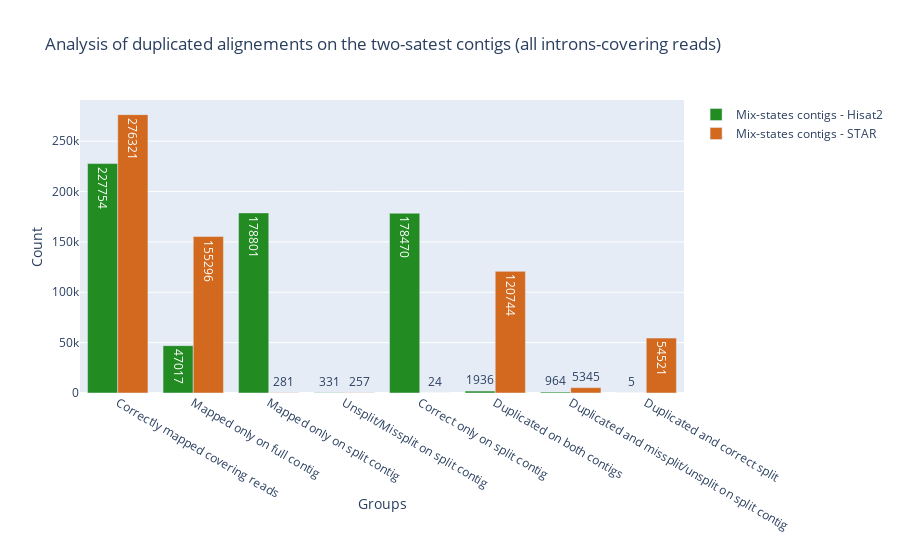

The cell this chart's notebook holds for it:
### Markdown cell above
<a id='fig_6'></a>
**Fig 6** *Counting table and barplots of aligners' duplication capacity of covering reads in mix-states reference.*

### Code cell
def plot_reads_duplication(*args,**kwargs) :
    series=[]
    fig = go.Figure()
    for name,val in args :
        s = pd.Series(name=name)
        mer_val = val.merge(library,left_on='read',right_index=True,suffixes=("","_lib")).loc[lambda df : (df.contig.str.rstrip('.ori') == df.contig_lib.str.rstrip('.ori'))]
        s['Correctly mapped covering reads'] = len(mer_val)
        no_dupl= mer_val.loc[mer_val['read'].duplicated(keep=False)==False,:]
        s['Mapped only on full contig'] =len(no_dupl.loc[lambda df : df.contig.str.endswith('.ori') == True])
        s['Mapped only on split contig'] =len(no_dupl.loc[lambda df : df.contig.str.endswith('.ori') == False])
        s['Unsplit/Missplit on split contig']=len(no_dupl.loc[lambda df : (df.contig.str.endswith('.ori') == False)&((df.split==False)|(df.missplit==True))])
        s['Correct only on split contig']=len(no_dupl.loc[lambda df : (df.contig.str.endswith('.ori') == False)&(df.split==True)&(df.missplit==False)])
        dupl = mer_val.loc[mer_val['read'].duplicated(keep=False)==True,:]
        s['Duplicated on both contigs']= len(dupl)
        s['Duplicated and missplit/unsplit on split contig']=len(dupl.loc[lambda df : (df.contig.str.endswith('.ori') == False)&((df.split==False)|(df.missplit==True))])
        s['Duplicated and correct split']=len(dupl.loc[lambda df : (df.contig.str.endswith('.ori') == False)&(df.split==True)&(df.missplit==False)])
        series.append(s)
        
        fig.add_trace(
            go.Bar(
                x=s.index,
                y=s.values,
                name = s.name,
                marker_color=colors[s.name],
                text=s.values,
                textposition='auto'    
            ))
    table = pd.concat(series,axis=1,sort=False)
    display(table)
    
    fig.update_layout(
        title='Analysis of duplicated alignements on the two-satest contigs (all introns-covering reads)',
        xaxis=dict(title='Groups'),
        yaxis=dict(title='Count')
        )
    
    fig.show()

plot_reads_duplication(*zip([names[1],names[3]],[
                    mapping_hisat_mixed.loc[lambda df : df.covering == True,:],
                    mapping_star_mixed.loc[lambda df : df.covering == True,:]
                    ]),
                colors=colors,
                library=library)

### Figure 1 — Plotly figure (JSON) as saved in the notebook; plotly's stock layout.template omitted (floating-point values rounded to 4 significant figures)
{"data": [{"marker": {"color": "forestgreen"}, "name": "Mix-states contigs - Hisat2", "text": [227754, 47017, 178801, 331, 178470, 1936, 964, 5], "textposition": "auto", "type": "bar", "x": ["Correctly mapped covering reads", "Mapped only on full contig", "Mapped only on split contig", "Unsplit/Missplit on split contig", "Correct only on split contig", "Duplicated on both contigs", "Duplicated and missplit/unsplit on split contig", "Duplicated and correct split"], "y": [227754, 47017, 178801, 331, 178470, 1936, 964, 5]}, {"marker": {"color": "chocolate"}, "name": "Mix-states contigs - STAR", "text": [276321, 155296, 281, 257, 24, 120744, 5345, 54521], "textposition": "auto", "type": "bar", "x": ["Correctly mapped covering reads", "Mapped only on full contig", "Mapped only on split contig", "Unsplit/Missplit on split contig", "Correct only on split contig", "Duplicated on both contigs", "Duplicated and missplit/unsplit on split contig", "Duplicated and correct split"], "y": [276321, 155296, 281, 257, 24, 120744, 5345, 54521]}], "layout": {"title": {"text": "Analysis of duplicated alignements on the two-satest contigs (all introns-covering reads)"}, "xaxis": {"title": {"text": "Groups"}}, "yaxis": {"title": {"text": "Count"}}}}
